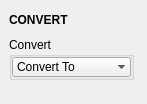
<?xml version="1.0" encoding="UTF-8"?>
<ui version="4.0">
 <class>QtUi</class>
 <widget class="QMainWindow" name="QtUi">
  <property name="enabled">
   <bool>true</bool>
  </property>
  <property name="geometry">
   <rect>
    <x>0</x>
    <y>0</y>
    <width>147</width>
    <height>104</height>
   </rect>
  </property>
  <property name="minimumSize">
   <size>
    <width>0</width>
    <height>0</height>
   </size>
  </property>
  <property name="maximumSize">
   <size>
    <width>999</width>
    <height>999</height>
   </size>
  </property>
  <property name="windowTitle">
   <string>Toolkit</string>
  </property>
  <property name="tabShape">
   <enum>QTabWidget::Triangular</enum>
  </property>
  <property name="dockNestingEnabled">
   <bool>true</bool>
  </property>
  <property name="dockOptions">
   <set>QMainWindow::AllowNestedDocks|QMainWindow::AllowTabbedDocks|QMainWindow::AnimatedDocks|QMainWindow::ForceTabbedDocks</set>
  </property>
  <widget class="QWidget" name="central_widget">
   <layout class="QVBoxLayout" name="verticalLayout_3">
    <item>
     <widget class="DraggableHeader" name="draggableHeader">
      <property name="minimumSize">
       <size>
        <width>0</width>
        <height>22</height>
       </size>
      </property>
      <property name="maximumSize">
       <size>
        <width>125</width>
        <height>22</height>
       </size>
      </property>
      <property name="font">
       <font>
        <weight>75</weight>
        <bold>true</bold>
       </font>
      </property>
      <property name="text">
       <string>CONVERT</string>
      </property>
     </widget>
    </item>
    <item>
     <layout class="QVBoxLayout" name="verticalLayout">
      <property name="spacing">
       <number>0</number>
      </property>
      <item>
       <widget class="QGroupBox" name="groupBox">
        <property name="minimumSize">
         <size>
          <width>125</width>
          <height>0</height>
         </size>
        </property>
        <property name="maximumSize">
         <size>
          <width>125</width>
          <height>999</height>
         </size>
        </property>
        <property name="title">
         <string>Convert</string>
        </property>
        <layout class="QVBoxLayout" name="verticalLayout_2">
         <property name="spacing">
          <number>1</number>
         </property>
         <property name="leftMargin">
          <number>0</number>
         </property>
         <property name="topMargin">
          <number>0</number>
         </property>
         <property name="rightMargin">
          <number>0</number>
         </property>
         <property name="bottomMargin">
          <number>0</number>
         </property>
         <item>
          <widget class="ComboBox" name="cmb001">
           <property name="minimumSize">
            <size>
             <width>0</width>
             <height>20</height>
            </size>
           </property>
           <property name="maximumSize">
            <size>
             <width>999</width>
             <height>20</height>
            </size>
           </property>
           <property name="maxVisibleItems">
            <number>40</number>
           </property>
           <property name="sizeAdjustPolicy">
            <enum>QComboBox::AdjustToContentsOnFirstShow</enum>
           </property>
           <property name="frame">
            <bool>false</bool>
           </property>
           <item>
            <property name="text">
             <string>Convert To</string>
            </property>
           </item>
          </widget>
         </item>
        </layout>
       </widget>
      </item>
      <item>
       <spacer name="verticalSpacer">
        <property name="orientation">
         <enum>Qt::Vertical</enum>
        </property>
        <property name="sizeHint" stdset="0">
         <size>
          <width>20</width>
          <height>40</height>
         </size>
        </property>
       </spacer>
      </item>
     </layout>
    </item>
   </layout>
  </widget>
 </widget>
 <customwidgets>
  <customwidget>
   <class>DraggableHeader</class>
   <extends>QLabel</extends>
   <header>draggableHeader.h</header>
  </customwidget>
  <customwidget>
   <class>ComboBox</class>
   <extends>QComboBox</extends>
   <header>widgets.combobox.h</header>
  </customwidget>
 </customwidgets>
 <resources/>
 <connections/>
 <designerdata>
  <property name="gridDeltaX">
   <number>5</number>
  </property>
  <property name="gridDeltaY">
   <number>5</number>
  </property>
  <property name="gridSnapX">
   <bool>true</bool>
  </property>
  <property name="gridSnapY">
   <bool>true</bool>
  </property>
  <property name="gridVisible">
   <bool>true</bool>
  </property>
 </designerdata>
</ui>
